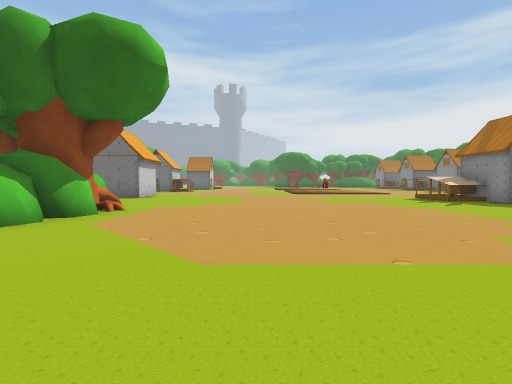
view 1 (above)

14 first-person views from a walk through a Unity game level. The camera is 1.2 m above the floor, tilts 2° down and sees 85° across. The floor is counted in squares, 2 m on a side. Each view is taken from the middle of a square. On the plan, view 1 faces up. The plan holds only what a view shows up to about 9 squares ahead; the rest is blank. The place goes on beyond the plan. The player is left out.

view 2
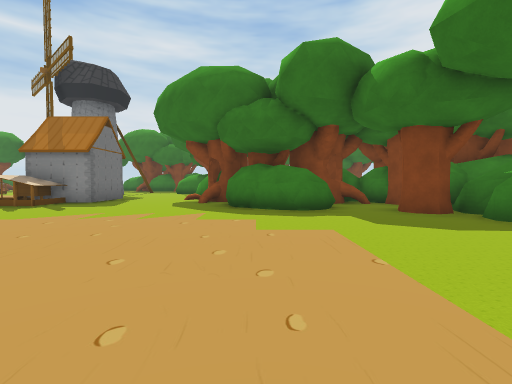

view 3
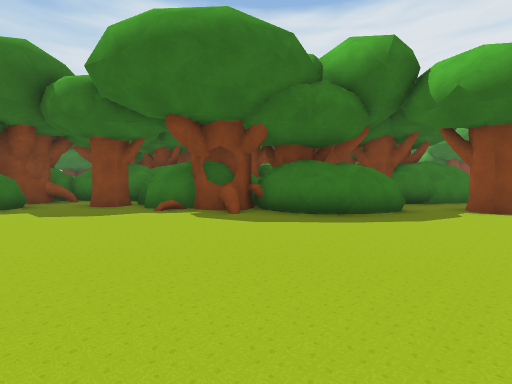

view 4
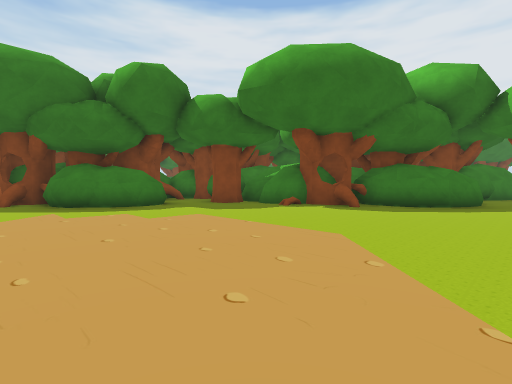

view 5
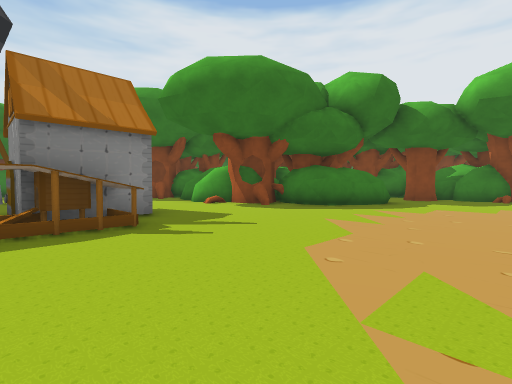

view 6
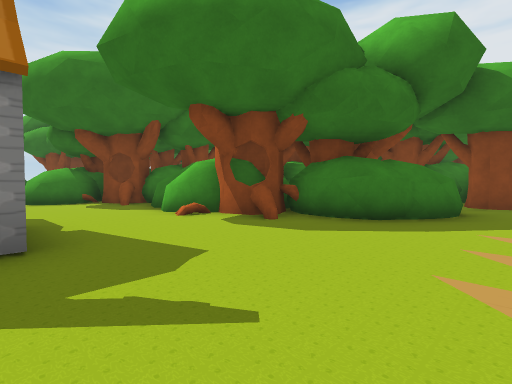

view 7
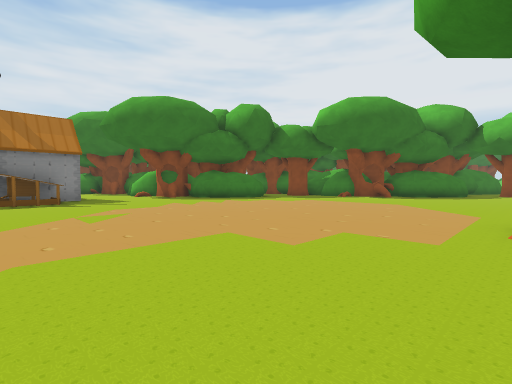

view 8
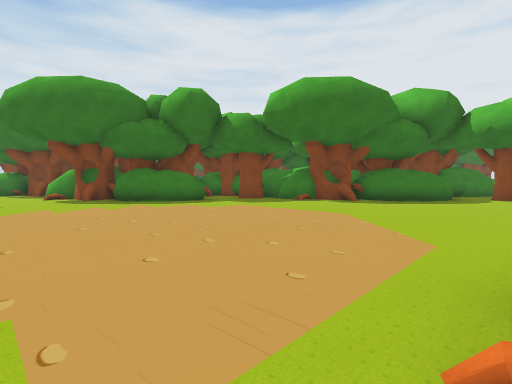

view 9
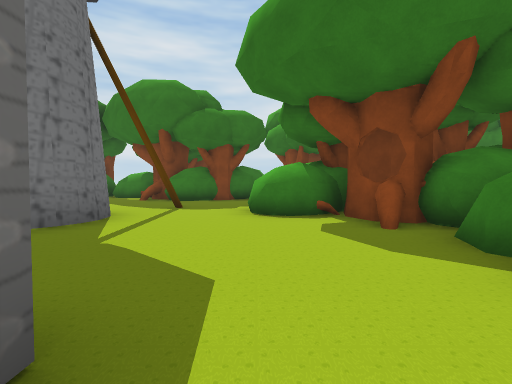

view 10
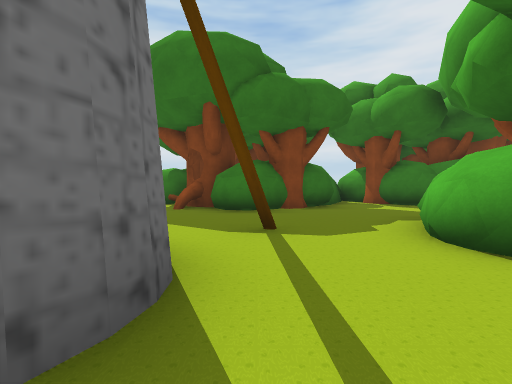

view 11
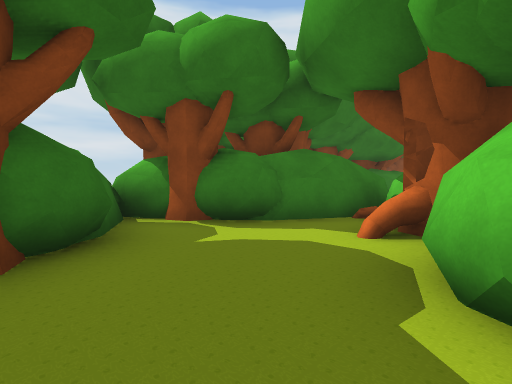

view 12
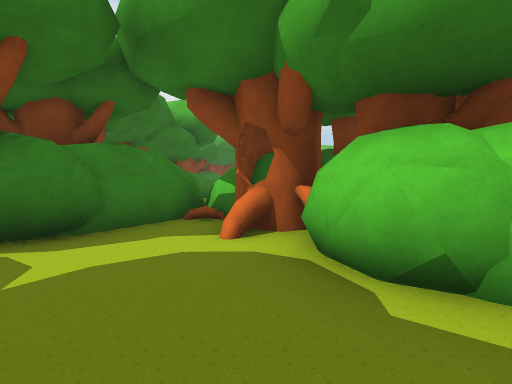

view 13
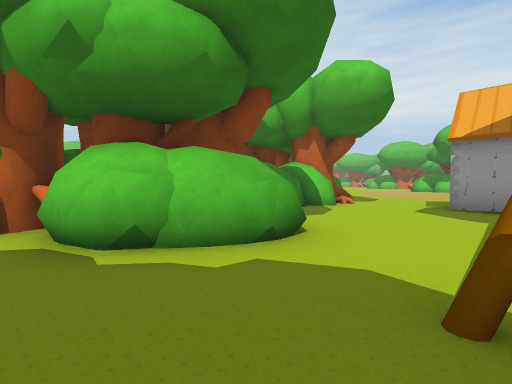

view 14
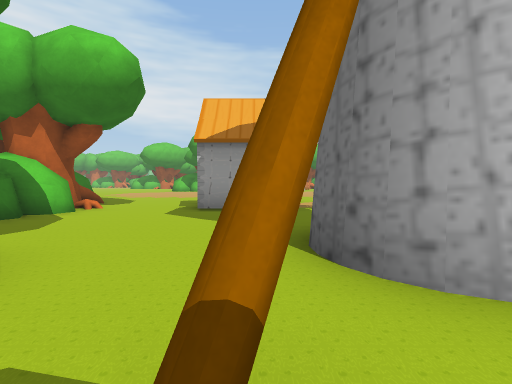

### Floor plan
Key: @ floor where view 1 was taken; # wall or solid block; . floor; = window, fence, low wall or low ledge; ^ raised ledge; O other object.
Columns run from 3 left of view 1 to 21 right of it. Each row starts with its distance up from view 1.
 10 .........OO.O..# ...##
  9 .........OOO#....#..##
  8 ..........#O#........#
  7 ................##...###
  6 #...............^##...###
  5 #...........#^######.##
  4 #........###########.#
  3 ........#####     ####
  2 ........#####       ##
  1 .........###
  0 ...@....O###
 -1 ......##O##
 -2 ....######
 -3 ...####
 -4 ..^   #
 -5 OO=
 -6 OO##
 -7   #
 -8  ##
 -9  ##

Where each view was taken, in squares from view 1:
view 1: 0 up, 0 right, facing up
view 2: 3 up, 1 left, facing right
view 3: 2 up, 3 left, facing down-right
view 4: 5 up, 2 left, facing down-right
view 5: 10 up, 2 right, facing down-right
view 6: 8 up, 4 right, facing down-right
view 7: 10 up, 3 left, facing down-right
view 8: 7 up, 3 left, facing down-right
view 9: 7 up, 8 right, facing right
view 10: 9 up, 11 right, facing right
view 11: 8 up, 15 right, facing down-right
view 12: 8 up, 16 right, facing down
view 13: 9 up, 16 right, facing down-left
view 14: 9 up, 15 right, facing left
